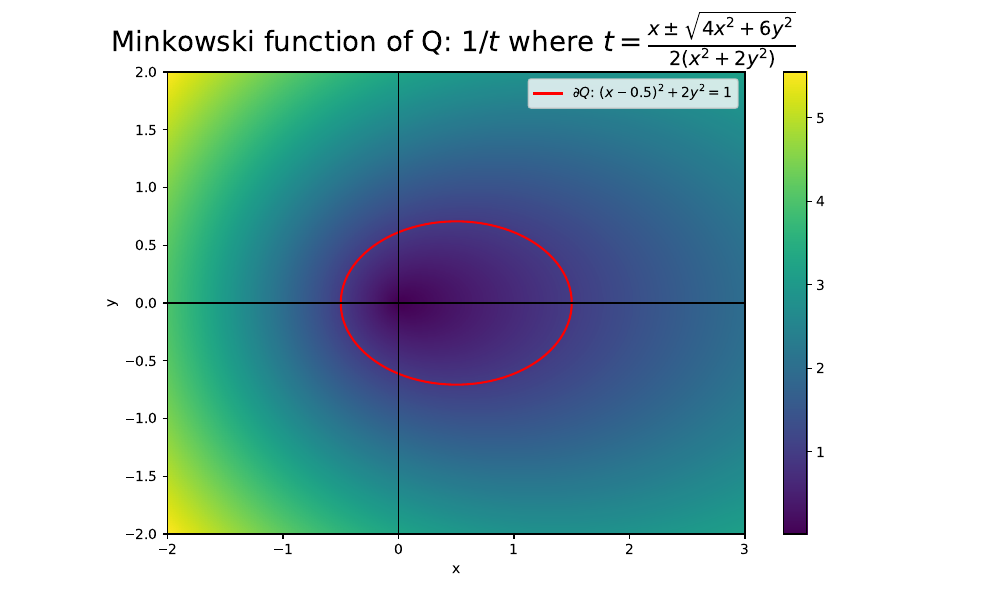

The script that saved this image:
import numpy as np
import matplotlib.pyplot as plt

x = np.linspace(-2, 3, 200)
y = np.linspace(-2, 2, 200)
X, Y = np.meshgrid(x, y)


def calcZ(x, y):
    # Q: (x-0.5)^2 + 2y^2 <= 1
    # find 1/t such that (tx, ty) is on the boundary of Q
    # (tx-0.5)^2 + 2(ty)^2 = 1
    # t^2(x^2+2y^2) - tx - 0.75 = 0
    # t = (x +/- sqrt(4x^2+6y^2))/2(x^2+2y^2)
    assert np.all(
        (x + np.sqrt(4 * x**2 + 6 * y**2)) * (x - np.sqrt(4 * x**2 + 6 * y**2)) <= 0
    )
    t = np.maximum(
        x + np.sqrt(4 * x**2 + 6 * y**2), x - np.sqrt(4 * x**2 + 6 * y**2)
    ) / (2 * (x**2 + 2 * y**2))
    Z = 1 / t
    return Z


Z = calcZ(X, Y)

plt.figure(figsize=(10, 6))
plt.imshow(Z, extent=[-2, 3, -2, 2], origin="lower", cmap="viridis")

# Plot the ellipse
theta = np.linspace(0, 2 * np.pi, 100)
x_ellipse = np.cos(theta) + 0.5
y_ellipse = np.sin(theta) / np.sqrt(2)
plt.plot(
    x_ellipse, y_ellipse, label="$\partial Q$: $(x-0.5)^2 + 2y^2 = 1$", color="red"
)

plt.axhline(0, color="black", linewidth=1)
plt.axvline(0, color="black", linewidth=1)
plt.xlabel("x")
plt.ylabel("y")
plt.gca().set_aspect("equal", adjustable="box")
plt.colorbar()
plt.legend()

plt.title(
    "Minkowski function of Q: $1/t$ where $t=\\frac{x \pm \sqrt{4x^2+6y^2}}{2(x^2+2y^2)}$",
    fontsize=20,
)

# plt.show()
plt.savefig("20241002/Minkowski.pdf")
